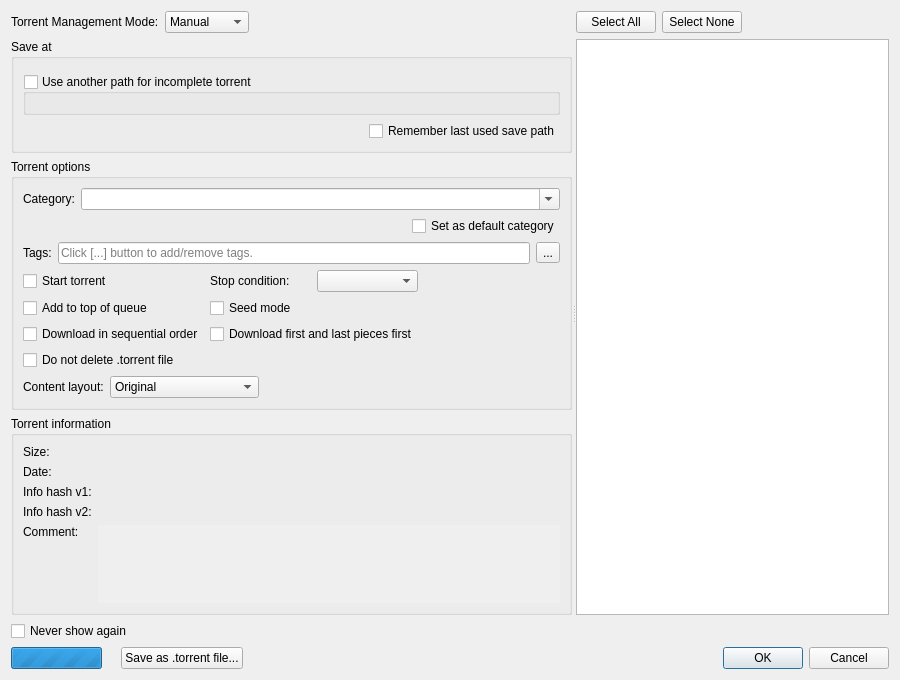
<?xml version="1.0" encoding="UTF-8"?>
<ui version="4.0">
 <class>AddNewTorrentDialog</class>
 <widget class="QDialog" name="AddNewTorrentDialog">
  <property name="geometry">
   <rect>
    <x>0</x>
    <y>0</y>
    <width>900</width>
    <height>680</height>
   </rect>
  </property>
  <layout class="QVBoxLayout" name="AddNewTorrentDialogLayout">
   <item>
    <widget class="QScrollArea" name="scrollArea_2">
     <property name="frameShape">
      <enum>QFrame::Shape::NoFrame</enum>
     </property>
     <property name="sizeAdjustPolicy">
      <enum>QAbstractScrollArea::SizeAdjustPolicy::AdjustToContents</enum>
     </property>
     <property name="widgetResizable">
      <bool>true</bool>
     </property>
     <widget class="QWidget" name="scrollAreaWidgetContents_2">
      <property name="geometry">
       <rect>
        <x>0</x>
        <y>0</y>
        <width>882</width>
        <height>598</height>
       </rect>
      </property>
      <layout class="QVBoxLayout" name="verticalLayout_6">
       <property name="leftMargin">
        <number>0</number>
       </property>
       <property name="topMargin">
        <number>0</number>
       </property>
       <property name="rightMargin">
        <number>0</number>
       </property>
       <property name="bottomMargin">
        <number>0</number>
       </property>
       <item>
        <widget class="QSplitter" name="splitter">
         <property name="orientation">
          <enum>Qt::Orientation::Horizontal</enum>
         </property>
         <property name="childrenCollapsible">
          <bool>false</bool>
         </property>
         <widget class="QFrame" name="torrentoptionsFrame">
          <layout class="QVBoxLayout" name="mainlayout_addui">
           <property name="leftMargin">
            <number>0</number>
           </property>
           <property name="topMargin">
            <number>0</number>
           </property>
           <property name="rightMargin">
            <number>0</number>
           </property>
           <property name="bottomMargin">
            <number>0</number>
           </property>
           <item>
            <layout class="QHBoxLayout" name="managementLayout">
             <item>
              <widget class="QLabel" name="labelTorrentManagementMode">
               <property name="text">
                <string>Torrent Management Mode:</string>
               </property>
              </widget>
             </item>
             <item>
              <widget class="QComboBox" name="comboTMM">
               <property name="toolTip">
                <string>Automatic mode means that various torrent properties(eg save path) will be decided by the associated category</string>
               </property>
               <item>
                <property name="text">
                 <string>Manual</string>
                </property>
               </item>
               <item>
                <property name="text">
                 <string>Automatic</string>
                </property>
               </item>
              </widget>
             </item>
             <item>
              <spacer name="horizontalSpacer">
               <property name="orientation">
                <enum>Qt::Orientation::Horizontal</enum>
               </property>
               <property name="sizeHint" stdset="0">
                <size>
                 <width>20</width>
                 <height>20</height>
                </size>
               </property>
              </spacer>
             </item>
            </layout>
           </item>
           <item>
            <widget class="QGroupBox" name="groupBoxSavePath">
             <property name="title">
              <string>Save at</string>
             </property>
             <layout class="QVBoxLayout" name="verticalLayout">
              <item>
               <widget class="RemoteFileSystemPathComboEdit" name="savePath" native="true"/>
              </item>
              <item>
               <widget class="QGroupBox" name="groupBoxDownloadPath">
                <property name="title">
                 <string>Use another path for incomplete torrent</string>
                </property>
                <property name="checkable">
                 <bool>true</bool>
                </property>
                <property name="checked">
                 <bool>false</bool>
                </property>
                <layout class="QVBoxLayout" name="verticalLayout_4">
                 <item>
                  <widget class="RemoteFileSystemPathComboEdit" name="downloadPath" native="true"/>
                 </item>
                </layout>
               </widget>
              </item>
              <item>
               <layout class="QHBoxLayout" name="layoutRememberLastSavePath">
                <item>
                 <spacer name="horizontalSpacer_5">
                  <property name="orientation">
                   <enum>Qt::Orientation::Horizontal</enum>
                  </property>
                  <property name="sizeHint" stdset="0">
                   <size>
                    <width>40</width>
                    <height>20</height>
                   </size>
                  </property>
                 </spacer>
                </item>
                <item>
                 <widget class="QCheckBox" name="checkBoxRememberLastSavePath">
                  <property name="text">
                   <string>Remember last used save path</string>
                  </property>
                 </widget>
                </item>
               </layout>
              </item>
             </layout>
            </widget>
           </item>
           <item>
            <widget class="QGroupBox" name="groupBoxSettings">
             <property name="title">
              <string>Torrent options</string>
             </property>
             <layout class="QVBoxLayout" name="verticalLayout_3">
              <item>
               <layout class="QHBoxLayout" name="categoryLayout">
                <item>
                 <widget class="QLabel" name="labelCategory">
                  <property name="text">
                   <string>Category:</string>
                  </property>
                 </widget>
                </item>
                <item>
                 <widget class="QComboBox" name="categoryComboBox">
                  <property name="sizePolicy">
                   <sizepolicy hsizetype="Expanding" vsizetype="Fixed">
                    <horstretch>0</horstretch>
                    <verstretch>0</verstretch>
                   </sizepolicy>
                  </property>
                  <property name="editable">
                   <bool>true</bool>
                  </property>
                  <property name="insertPolicy">
                   <enum>QComboBox::InsertPolicy::InsertAtTop</enum>
                  </property>
                 </widget>
                </item>
               </layout>
              </item>
              <item alignment="Qt::AlignmentFlag::AlignRight">
               <widget class="QCheckBox" name="defaultCategoryCheckbox">
                <property name="text">
                 <string>Set as default category</string>
                </property>
               </widget>
              </item>
              <item>
               <layout class="QHBoxLayout" name="tagsLayout" stretch="0,0,0">
                <item>
                 <widget class="QLabel" name="tagsLabel">
                  <property name="text">
                   <string>Tags:</string>
                  </property>
                 </widget>
                </item>
                <item>
                 <widget class="QLineEdit" name="tagsLineEdit">
                  <property name="sizePolicy">
                   <sizepolicy hsizetype="Expanding" vsizetype="Fixed">
                    <horstretch>0</horstretch>
                    <verstretch>0</verstretch>
                   </sizepolicy>
                  </property>
                  <property name="readOnly">
                   <bool>true</bool>
                  </property>
                  <property name="placeholderText">
                   <string>Click [...] button to add/remove tags.</string>
                  </property>
                  <property name="clearButtonEnabled">
                   <bool>false</bool>
                  </property>
                 </widget>
                </item>
                <item>
                 <widget class="QToolButton" name="tagsEditButton">
                  <property name="toolTip">
                   <string>Add/remove tags</string>
                  </property>
                  <property name="text">
                   <string>...</string>
                  </property>
                 </widget>
                </item>
               </layout>
              </item>
              <item>
               <layout class="QGridLayout" name="gridLayout">
                <item row="0" column="0">
                 <widget class="QCheckBox" name="startTorrentCheckBox">
                  <property name="text">
                   <string>Start torrent</string>
                  </property>
                 </widget>
                </item>
                <item row="0" column="1">
                 <layout class="QHBoxLayout" name="stopConditionLayout">
                  <item>
                   <widget class="QLabel" name="stopConditionLabel">
                    <property name="text">
                     <string>Stop condition:</string>
                    </property>
                   </widget>
                  </item>
                  <item>
                   <widget class="QComboBox" name="stopConditionComboBox"/>
                  </item>
                 </layout>
                </item>
                <item row="0" column="2">
                 <spacer name="horizontalSpacer_3">
                  <property name="orientation">
                   <enum>Qt::Orientation::Horizontal</enum>
                  </property>
                  <property name="sizeHint" stdset="0">
                   <size>
                    <width>40</width>
                    <height>20</height>
                   </size>
                  </property>
                 </spacer>
                </item>
                <item row="1" column="0">
                 <widget class="QCheckBox" name="addToQueueTopCheckBox">
                  <property name="text">
                   <string>Add to top of queue</string>
                  </property>
                 </widget>
                </item>
                <item row="1" column="1">
                 <widget class="QCheckBox" name="seedModeCheckBox">
                  <property name="text">
                   <string>Seed mode</string>
                  </property>
                  <property name="toolTip">
                   <string>&lt;p&gt;If set, qBittorrent will assume that all files are present for this torrent and that they all match the hashes in the torrent file. The use case for this mode is if a torrent is created and seeded, or if the user already knows that all the files are complete, this is a way to perform only basic file checks and skip initial hash checks.&lt;/p&gt;&lt;p&gt;The piece hash will be checked when it is requested for the first time by a peer. If a hash check fails, all files in this torrent will be rechecked.&lt;/p&gt;</string>
                  </property>
                 </widget>
                </item>
                <item row="2" column="0">
                 <widget class="QCheckBox" name="sequentialCheckBox">
                  <property name="text">
                   <string>Download in sequential order</string>
                  </property>
                 </widget>
                </item>
                <item row="2" column="1">
                 <widget class="QCheckBox" name="firstLastCheckBox">
                  <property name="text">
                   <string>Download first and last pieces first</string>
                  </property>
                 </widget>
                </item>
                <item row="3" column="0">
                 <widget class="QCheckBox" name="doNotDeleteTorrentCheckBox">
                  <property name="toolTip">
                   <string>When checked, the .torrent file will not be deleted regardless of the settings at the &quot;Download&quot; page of the Options dialog</string>
                  </property>
                  <property name="text">
                   <string>Do not delete .torrent file</string>
                  </property>
                 </widget>
                </item>
               </layout>
              </item>
              <item>
               <layout class="QHBoxLayout" name="horizontalLayout_2">
                <item>
                 <widget class="QLabel" name="contentLayoutLabel">
                  <property name="text">
                   <string>Content layout:</string>
                  </property>
                 </widget>
                </item>
                <item>
                 <widget class="QComboBox" name="contentLayoutComboBox">
                  <property name="currentIndex">
                   <number>0</number>
                  </property>
                  <item>
                   <property name="text">
                    <string>Original</string>
                   </property>
                  </item>
                  <item>
                   <property name="text">
                    <string>Create subfolder</string>
                   </property>
                  </item>
                  <item>
                   <property name="text">
                    <string>Don't create subfolder</string>
                   </property>
                  </item>
                 </widget>
                </item>
                <item>
                 <spacer name="horizontalSpacer_4">
                  <property name="orientation">
                   <enum>Qt::Orientation::Horizontal</enum>
                  </property>
                  <property name="sizeHint" stdset="0">
                   <size>
                    <width>40</width>
                    <height>20</height>
                   </size>
                  </property>
                 </spacer>
                </item>
               </layout>
              </item>
             </layout>
            </widget>
           </item>
           <item>
            <widget class="QGroupBox" name="infoGroup">
             <property name="sizePolicy">
              <sizepolicy hsizetype="Preferred" vsizetype="Expanding">
               <horstretch>0</horstretch>
               <verstretch>0</verstretch>
              </sizepolicy>
             </property>
             <property name="title">
              <string>Torrent information</string>
             </property>
             <layout class="QGridLayout" name="gridLayout_2">
              <item row="0" column="0">
               <widget class="QLabel" name="labelSize">
                <property name="text">
                 <string>Size:</string>
                </property>
               </widget>
              </item>
              <item row="0" column="1">
               <widget class="QLabel" name="labelSizeData"/>
              </item>
              <item row="1" column="0">
               <widget class="QLabel" name="labelDate">
                <property name="text">
                 <string>Date:</string>
                </property>
               </widget>
              </item>
              <item row="1" column="1">
               <widget class="QLabel" name="labelDateData"/>
              </item>
              <item row="2" column="0">
               <widget class="QLabel" name="labelInfohash1">
                <property name="text">
                 <string>Info hash v1:</string>
                </property>
               </widget>
              </item>
              <item row="2" column="1">
               <widget class="QLabel" name="labelInfohash1Data">
                <property name="textInteractionFlags">
                 <set>Qt::TextInteractionFlag::TextSelectableByMouse</set>
                </property>
               </widget>
              </item>
              <item row="3" column="0">
               <widget class="QLabel" name="labelInfohash2">
                <property name="text">
                 <string>Info hash v2:</string>
                </property>
               </widget>
              </item>
              <item row="3" column="1">
               <widget class="QLabel" name="labelInfohash2Data">
                <property name="textInteractionFlags">
                 <set>Qt::TextInteractionFlag::TextSelectableByMouse</set>
                </property>
               </widget>
              </item>
              <item row="4" column="0">
               <widget class="QLabel" name="labelComment">
                <property name="text">
                 <string>Comment:</string>
                </property>
                <property name="alignment">
                 <set>Qt::AlignmentFlag::AlignLeading|Qt::AlignmentFlag::AlignLeft|Qt::AlignmentFlag::AlignTop</set>
                </property>
               </widget>
              </item>
              <item row="4" column="1">
               <widget class="QScrollArea" name="scrollArea">
                <property name="frameShape">
                 <enum>QFrame::Shape::NoFrame</enum>
                </property>
                <property name="sizeAdjustPolicy">
                 <enum>QAbstractScrollArea::SizeAdjustPolicy::AdjustToContents</enum>
                </property>
                <property name="widgetResizable">
                 <bool>true</bool>
                </property>
                <widget class="QWidget" name="scrollAreaWidgetContents">
                 <property name="geometry">
                  <rect>
                   <x>0</x>
                   <y>0</y>
                   <width>411</width>
                   <height>70</height>
                  </rect>
                 </property>
                 <layout class="QVBoxLayout" name="verticalLayout_2">
                  <property name="leftMargin">
                   <number>0</number>
                  </property>
                  <property name="topMargin">
                   <number>0</number>
                  </property>
                  <property name="rightMargin">
                   <number>0</number>
                  </property>
                  <property name="bottomMargin">
                   <number>0</number>
                  </property>
                  <item>
                   <widget class="QLabel" name="labelCommentData">
                    <property name="textFormat">
                     <enum>Qt::TextFormat::RichText</enum>
                    </property>
                    <property name="alignment">
                     <set>Qt::AlignmentFlag::AlignLeading|Qt::AlignmentFlag::AlignLeft|Qt::AlignmentFlag::AlignTop</set>
                    </property>
                    <property name="wordWrap">
                     <bool>true</bool>
                    </property>
                    <property name="openExternalLinks">
                     <bool>true</bool>
                    </property>
                    <property name="textInteractionFlags">
                     <set>Qt::TextInteractionFlag::LinksAccessibleByKeyboard|Qt::TextInteractionFlag::LinksAccessibleByMouse|Qt::TextInteractionFlag::TextSelectableByKeyboard|Qt::TextInteractionFlag::TextSelectableByMouse</set>
                    </property>
                   </widget>
                  </item>
                 </layout>
                </widget>
               </widget>
              </item>
             </layout>
            </widget>
           </item>
          </layout>
         </widget>
         <widget class="QWidget" name="layoutWidget">
          <layout class="QVBoxLayout" name="verticalLayout_5">
           <item>
            <layout class="QHBoxLayout" name="contentFilterLayout">
             <item>
              <widget class="QPushButton" name="buttonSelectAll">
               <property name="text">
                <string>Select All</string>
               </property>
              </widget>
             </item>
             <item>
              <widget class="QPushButton" name="buttonSelectNone">
               <property name="text">
                <string>Select None</string>
               </property>
              </widget>
             </item>
             <item>
              <spacer name="horizontalSpacer_6">
               <property name="orientation">
                <enum>Qt::Orientation::Horizontal</enum>
               </property>
               <property name="sizeHint" stdset="0">
                <size>
                 <width>40</width>
                 <height>20</height>
                </size>
               </property>
              </spacer>
             </item>
            </layout>
           </item>
           <item>
            <widget class="RemoteTorrentContentWidget" name="contentTreeView">
             <property name="sizePolicy">
              <sizepolicy hsizetype="Expanding" vsizetype="Expanding">
               <horstretch>1</horstretch>
               <verstretch>0</verstretch>
              </sizepolicy>
             </property>
             <property name="contextMenuPolicy">
              <enum>Qt::ContextMenuPolicy::CustomContextMenu</enum>
             </property>
             <property name="selectionMode">
              <enum>QAbstractItemView::SelectionMode::ExtendedSelection</enum>
             </property>
             <property name="sortingEnabled">
              <bool>true</bool>
             </property>
            </widget>
           </item>
          </layout>
         </widget>
        </widget>
       </item>
      </layout>
     </widget>
    </widget>
   </item>
   <item>
    <layout class="QHBoxLayout" name="buttonsHLayout">
     <item>
      <widget class="QCheckBox" name="checkBoxNeverShow">
       <property name="text">
        <string>Never show again</string>
       </property>
      </widget>
     </item>
     <item>
      <spacer name="horizontalSpacer_2">
       <property name="orientation">
        <enum>Qt::Orientation::Horizontal</enum>
       </property>
       <property name="sizeHint" stdset="0">
        <size>
         <width>40</width>
         <height>20</height>
        </size>
       </property>
      </spacer>
     </item>
    </layout>
   </item>
   <item>
    <layout class="QHBoxLayout" name="horizontalLayout">
     <item>
      <layout class="QHBoxLayout" name="metadataLayout">
       <item>
        <widget class="QProgressBar" name="progMetaLoading">
         <property name="sizePolicy">
          <sizepolicy hsizetype="Minimum" vsizetype="Fixed">
           <horstretch>0</horstretch>
           <verstretch>0</verstretch>
          </sizepolicy>
         </property>
         <property name="maximum">
          <number>0</number>
         </property>
         <property name="value">
          <number>-1</number>
         </property>
         <property name="textVisible">
          <bool>false</bool>
         </property>
        </widget>
       </item>
       <item>
        <widget class="QLabel" name="lblMetaLoading">
         <property name="text">
          <string/>
         </property>
        </widget>
       </item>
       <item>
        <widget class="QPushButton" name="buttonSave">
         <property name="text">
          <string>Save as .torrent file...</string>
         </property>
        </widget>
       </item>
      </layout>
     </item>
     <item>
      <widget class="QDialogButtonBox" name="buttonBox">
       <property name="standardButtons">
        <set>QDialogButtonBox::StandardButton::Cancel|QDialogButtonBox::StandardButton::Ok</set>
       </property>
      </widget>
     </item>
    </layout>
   </item>
  </layout>
 </widget>
 <customwidgets>
  <customwidget>
   <class>RemoteFileSystemPathComboEdit</class>
   <extends>QWidget</extends>
   <header>gui/RemoteFileSystemPathComboEdit.h</header>
   <container>1</container>
  </customwidget>
  <customwidget>
   <class>RemoteTorrentContentWidget</class>
   <extends>QTreeView</extends>
   <header>gui/RemoteTorrentContentWidget.h</header>
  </customwidget>
 </customwidgets>
 <resources/>
 <connections/>
</ui>
